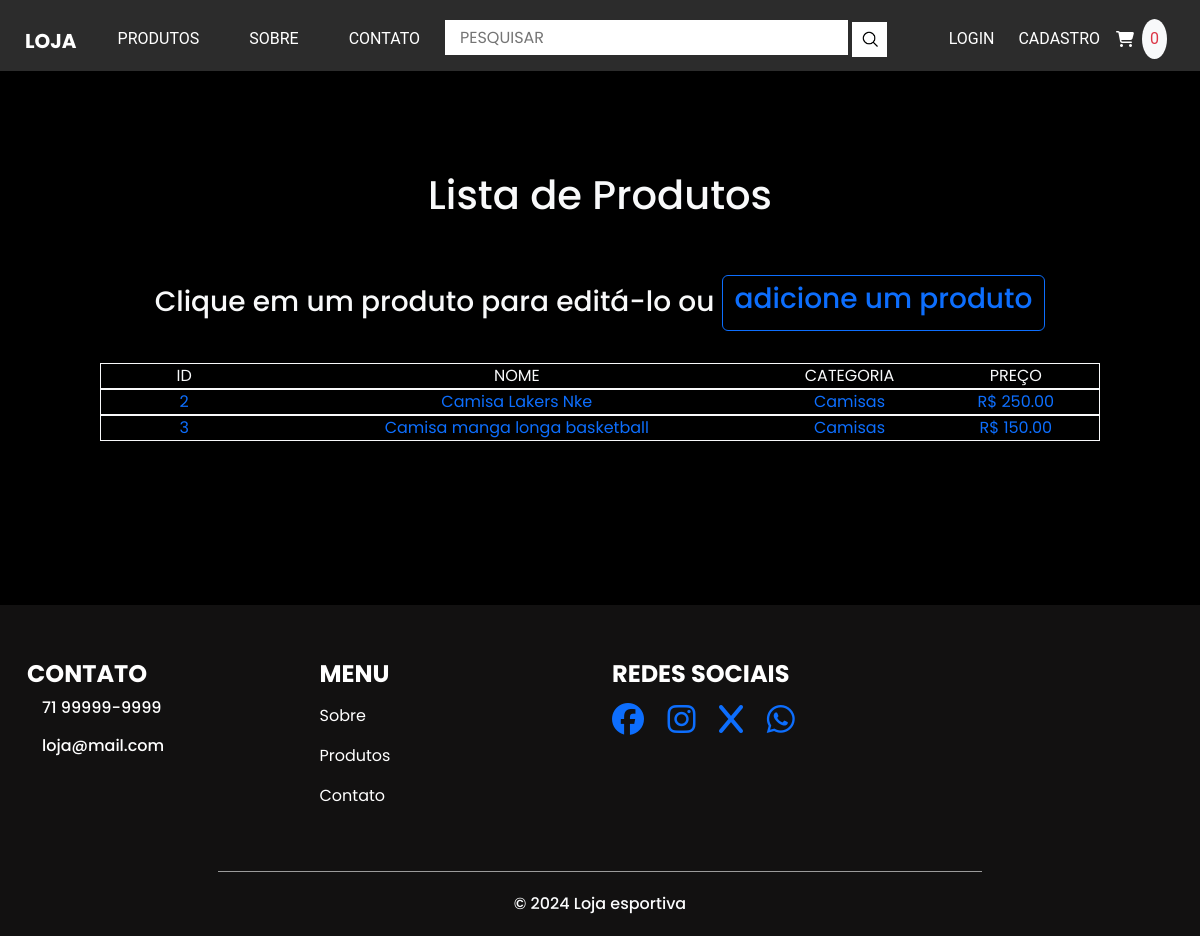
The page /admin-produto/ on the database as committed earlier.
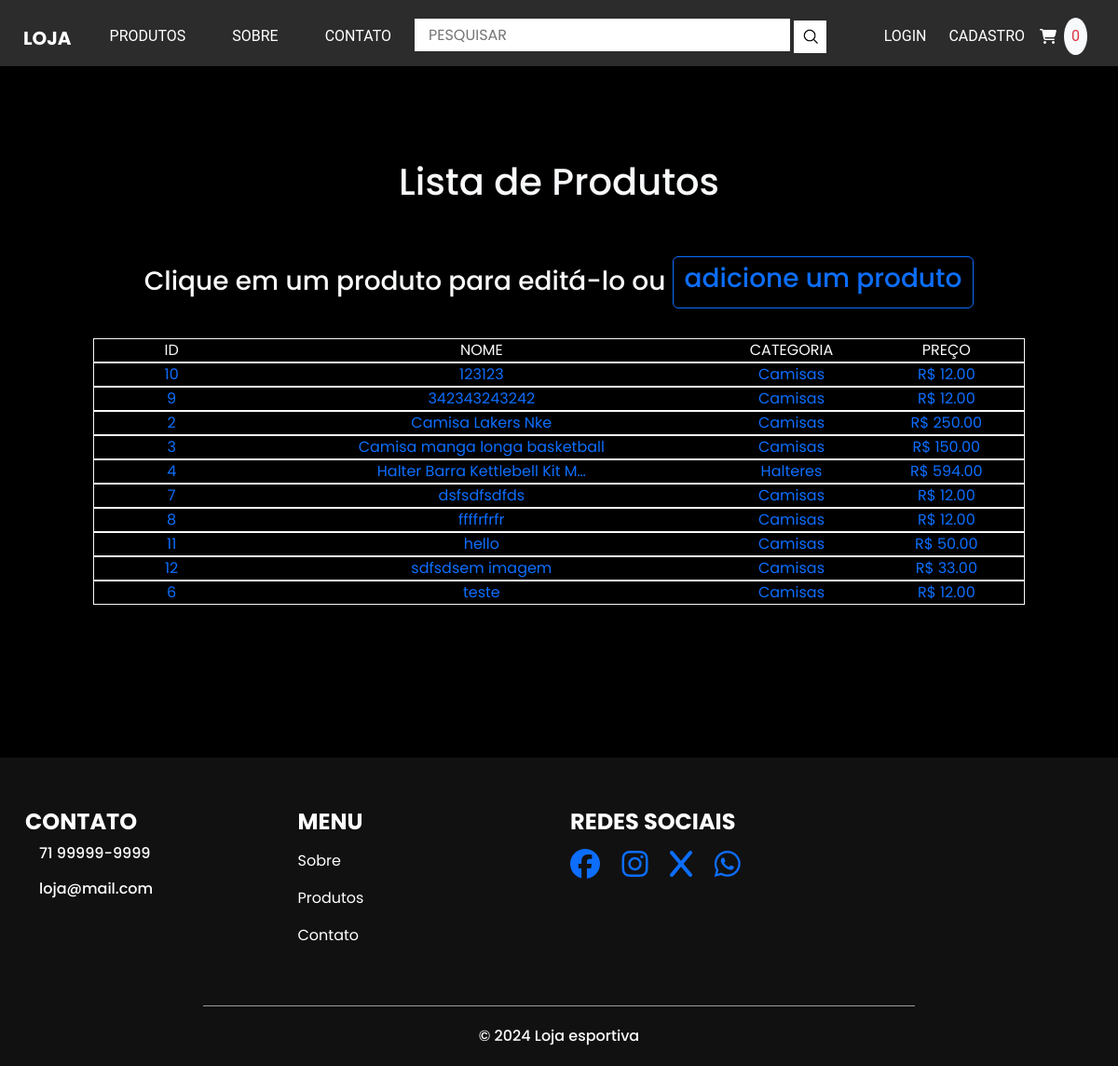
The same page on the database as committed later.
### loja/models.py (models this page shows, shortened)
class Produto(models.Model):
    categoria = models.ForeignKey(Categoria, related_name='produtos',null=True, on_delete =models.SET_NULL )
    nome = models.CharField(max_length = 100)
    slug = models.SlugField(max_length = 100)
    descricao =  models.CharField(max_length = 300, blank=True)
    preco = models.DecimalField(max_digits=10, decimal_places=2)
    imagem = models.ImageField(upload_to='media/', blank=True, null=True)
    available = models.BooleanField(default= True)
    created = models.DateTimeField(auto_now_add = True)
    updated = models.DateTimeField(auto_now = True)
    class Meta:
        ordering = ['nome']
        indexes = [
            models.Index(fields=['id', 'slug'])
        ]

class Categoria(models.Model):
    nome = models.CharField(max_length = 200)
    slug = models.SlugField(max_length = 200, unique =True)
    class Meta:
        ordering = ['nome']
        indexes = [
            models.Index(fields=['nome']),
        ]
        verbose_name='categoria'
        verbose_name_plural='categorias'
    def __str__(self):
        return self.nome

### loja/views.py (the view)
# urls.py: path('admin-produto/', views.admin_produto, name='admin_produto'),
def admin_produto(request):
    produtos = Produto.objects.all()
    context = {
        'produtos':produtos
    }
    return render(request, 'loja/admin-produto.html', context)

### loja/templates/loja/admin-produto.html (shortened to what this page needs)
{% extends "loja/base.html" %}
{% block content %}
<div class="container-principal">
    <div class="d-flex flex-column align-items-center text-light">
        <h1>Lista de Produtos</h1><br/><br>
        <h3>Clique em um produto para editá-lo ou <a class='btn btn-outline-primary' href="{% url 'loja:cadastro_produto'%}"><h3>adicione um produto</h3></a></h3>
        <div class='col-8 col-md-10 m-4'>
            <div class="container lista-produtos-titulo">
                <div class="row border border-light row-titulo text-center">
                    <div class="col-2">ID</div>
                    <div class="col-6">NOME</div>
                    <div class="col-2 lista-produto-categoria">CATEGORIA</div>
                    <div class="col-2">PREÇO</div>
                </div>
            </div>
            <div class="container lista-produtos overflow-scroll">
                {% for produto in produtos %}
                    <a href="#">
                        <div class="row border border-light row-produto text-center">
                            <div class="col-2">{{produto.id}}</div>
                            <div class="col-6">{{produto.nome|truncatechars:'30'}}</div>
                            <div class="col-2 lista-produto-categoria">{{produto.categoria}}</div>
                            <div class="col-2">R$ {{produto.preco}}</div>
                        </div>
                    </a>
                {% endfor %}
            </div>
        </div>
    </div>
</div>
{% endblock content %}

Rows that differ between the two databases and show on the page:
added Produto: id "10", nome "123123", categoria "Camisas", preco "12.00"
added Produto: id "9", nome "342343243242", categoria "Camisas", preco "12.00"
added Produto: id "4", nome "Halter Barra Kettlebell Kit M…", categoria "Halteres", preco "594.00"
added Produto: id "7", nome "dsfsdfsdfds", categoria "Camisas", preco "12.00"
added Produto: id "8", nome "ffffrfrfr", categoria "Camisas", preco "12.00"
added Produto: id "11", nome "hello", categoria "Camisas", preco "50.00"
added Produto: id "12", nome "sdfsdsem imagem", categoria "Camisas", preco "33.00"
added Produto: id "6", nome "teste", categoria "Camisas", preco "12.00"
